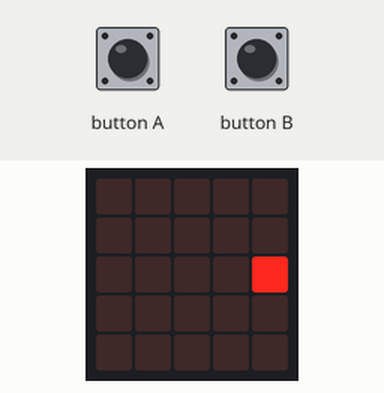
Recording of a program running on a simulated BBC micro:bit running MicroPython. Parts: the board's 5×5 LED display.

Above: at 0.05 s.
At 4.99 s:
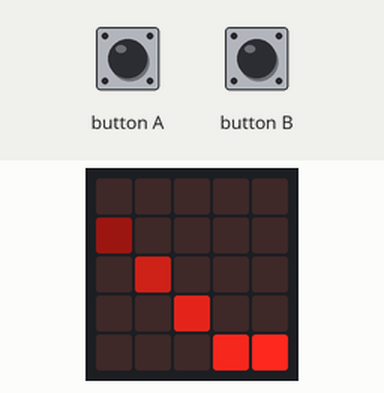
At 9.93 s:
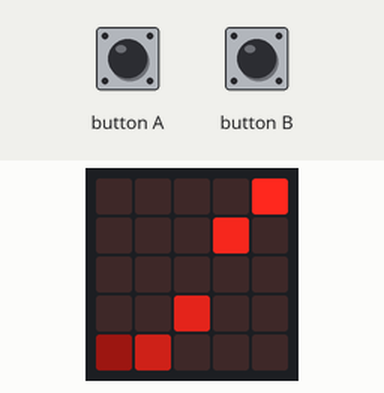
At 19.92 s:
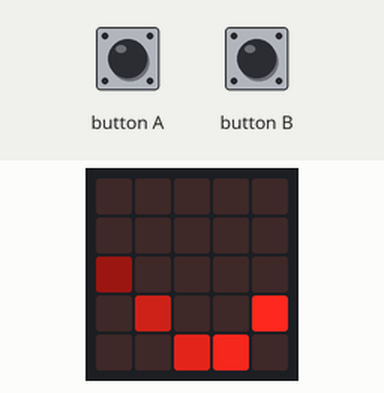
At 29.9 s:
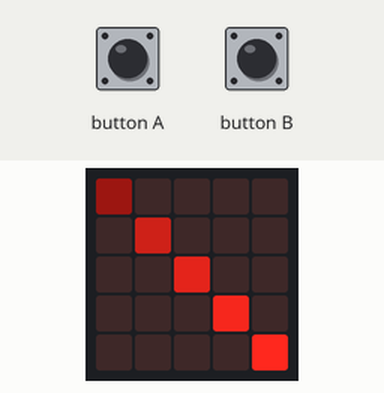
At 39.89 s:
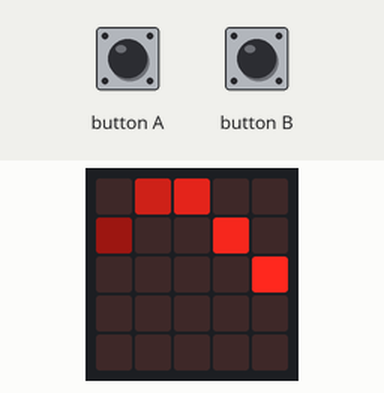

The program:

fsnake.py
```python
""" Display a vivid snake on the LED display.

    You can press the left button to have the snake move faster,
    the right button to slow down things.

    This version using floating point numbers for the dots
    which allows for a nice fading tail.

    MAL 2016-01-07.

"""
import microbit
import math

### Float display class

class FloatDisplay:

    # Array of floating point LED brightness levels (0.0=off, 1.0=on);
    # rows and columns correspond to the LEDs on the Microbit, e.g.
    # leds[0][2] maps to the second LED in the first row.
    leds = None

    def __init__(self):

        self.clear()

    def clear(self):

        """ Clear the SmartDisplay.

        """
        self.leds = [[0.0]*5 for i in range(5)]

    def display(self):

        """ Write the contents of the SmartDisplay to the
            MB image buffer and display it.

            The method applies clipping to keep the brightness
            values within the permitted range.

        """
        img_array = bytearray()
        local_int = int
        for row in self.leds:
            for x in row:
                x = local_int(x * 9.0)
                if x < 0:
                    x = 0
                elif x > 9:
                    x = 9
                img_array.append(x)
        img = microbit.Image(5, 5, img_array)
        microbit.display.show(img)

    def set_dot(self, row, column, level=1.0):

        """ Set a single dot on the display to level.

            Does not clear the other content.

        """
        self.leds[row][column] = level

    def show_point(self, row, column, level=1.0, scale=5.0):

        """ This works with floating point row and column and
            interpolates the brightness.

            All other display content is cleared.

        """
        leds = self.leds
        for led_row in range(5):
            for led_column in range(5):
                # Calculate the squared distance
                d2 = (row - led_row)**2.0 + (column - led_column)**2.0
                # Set brightness based on the distance to the point,
                # using scale for scaling
                leds[led_row][led_column] = level - scale * d2

    def add(self, sd, offset_row=0, offset_column=0):

        """ Add the content of the other SmartDisplay to this one.

            No overflow checks are done on the values to avoid
            clipping in case additional operations are applied.

        """
        leds = self.leds
        for row in range(5):
            # Make sure we keep within the display bounds
            if offset_row:
                other_row_index = row + offset_row
                if (other_row_index > 4 or
                    other_row_index < 0):
                    continue
            else:
                other_row_index = row
            our_row = leds[row]
            other_row = sd.leds[other_row_index]
            for column in range(5):
                # Make sure we keep within the display bounds
                if offset_column:
                    other_column = column + offset_column
                    if (other_column > 4 or
                        other_column < 0):
                        continue
                else:
                    other_column = column
                our_row[column] = (
                    our_row[column] + other_row[other_column])

    def dim(self, factor=0.5):

        """ Dim the SmartDisplay content by factor.

        """
        leds = self.leds
        for row in range(5):
            row = leds[row]
            for column, x in enumerate(row):
                row[column] *= x * factor

    def scroll_left(self, columns=1, fill_value=0.0):

        """ Scroll the display to the left by the given number
            of columns (default is one).

        """
        leds = self.leds
        columns = min(columns, 5)
        filler = [fill_value] * columns
        for row in range(5):
            leds[row] = leds[row][columns:] + filler

    def scroll_right(self, columns=1, fill_value=0.0):

        """ Scroll the display to the right by the given number
            of columns (default is one).

        """
        leds = self.leds
        columns = min(columns, 5)
        filler = [fill_value] * columns
        for row in range(5):
            leds[row] = filler + leds[row][:-columns]

###

def snake(delay, segments=9):

    fd = FloatDisplay()
    while True:
        for i in range(segments):
            fd.scroll_left()
            fd.dim(0.9)
            x = i * 2*math.pi / segments
            y = math.sin(x)
            row = round(2 + 2 * y)
            fd.set_dot(row, 4)
            fd.display()
            microbit.sleep(delay)
        if microbit.button_a.is_pressed():
            delay = max(0, delay - 10)
        if microbit.button_b.is_pressed():
            delay += 10

snake(100)
```
